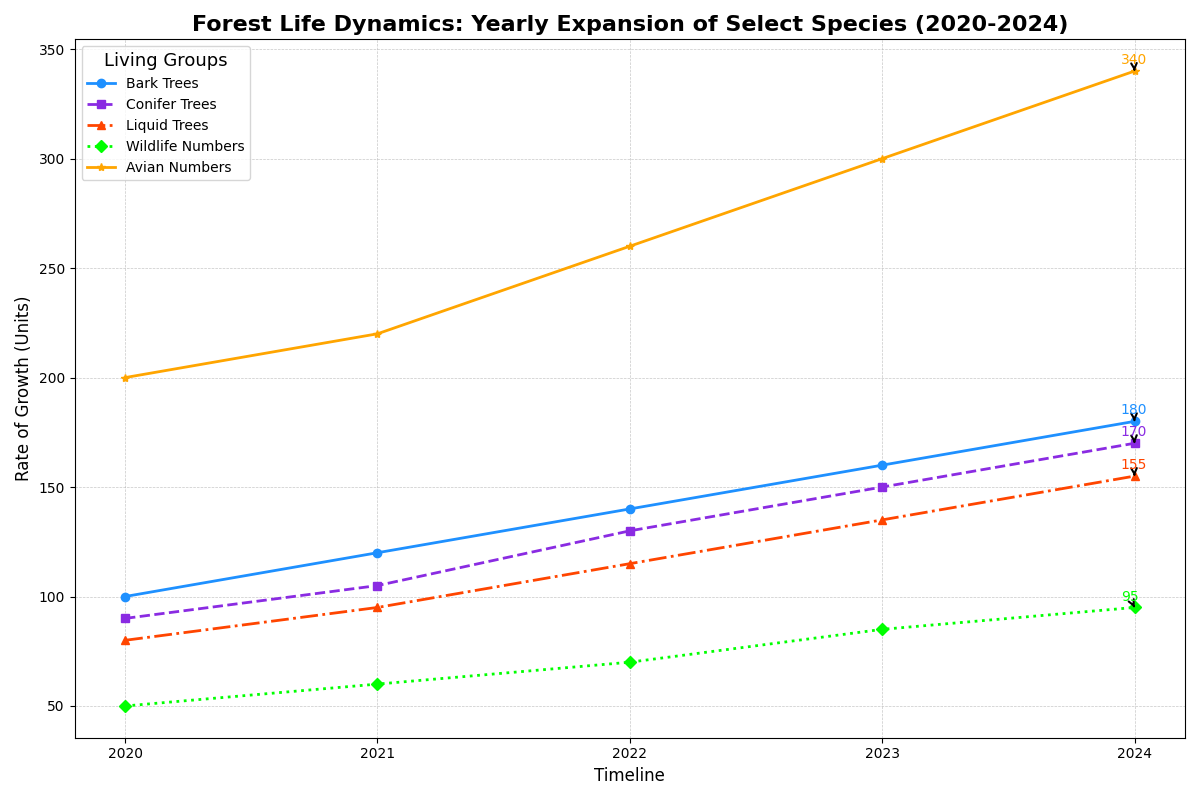

This chart was generated by the following Python code:
import matplotlib.pyplot as plt
import numpy as np

species = ['Oak Trees', 'Pine Trees', 'Maple Trees', 'Deer Population', 'Bird Population']
years = np.array([2020, 2021, 2022, 2023, 2024])
oak_growth = np.array([100, 120, 140, 160, 180])
pine_growth = np.array([90, 105, 130, 150, 170])
maple_growth = np.array([80, 95, 115, 135, 155])
deer_growth = np.array([50, 60, 70, 85, 95])
bird_growth = np.array([200, 220, 260, 300, 340])

fig, ax = plt.subplots(figsize=(12, 8))

# Colors shuffled manually
ax.plot(years, oak_growth, marker='o', linestyle='-', color='#1E90FF', linewidth=2, label='Bark Trees')
ax.plot(years, pine_growth, marker='s', linestyle='--', color='#8A2BE2', linewidth=2, label='Conifer Trees')
ax.plot(years, maple_growth, marker='^', linestyle='-.', color='#FF4500', linewidth=2, label='Liquid Trees')
ax.plot(years, deer_growth, marker='D', linestyle=':', color='#00FF00', linewidth=2, label='Wildlife Numbers')
ax.plot(years, bird_growth, marker='*', linestyle='-', color='#FFA500', linewidth=2, label='Avian Numbers')

ax.set_title('Forest Life Dynamics: Yearly Expansion of Select Species (2020-2024)', fontsize=16, fontweight='bold')
ax.set_xlabel('Timeline', fontsize=12)
ax.set_ylabel('Rate of Growth (Units)', fontsize=12)

ax.grid(True, linestyle='--', linewidth=0.5, alpha=0.7)
ax.set_xticks(years)
ax.tick_params(axis='both', which='major', labelsize=10)

ax.legend(title='Living Groups', fontsize=10, title_fontsize='13', loc='upper left')

# Annotating with shuffled colors
for growth, label, color in zip(
        [oak_growth, pine_growth, maple_growth, deer_growth, bird_growth],
        ['Bark Trees', 'Conifer Trees', 'Liquid Trees', 'Wildlife Numbers', 'Avian Numbers'],
        ['#1E90FF', '#8A2BE2', '#FF4500', '#00FF00', '#FFA500']):
    ax.annotate(f'{growth[-1]}',
                xy=(years[-1], growth[-1]),
                xytext=(-10, 5),
                textcoords='offset points',
                fontsize=10,
                color=color,
                arrowprops=dict(arrowstyle='->', lw=1.5))

plt.tight_layout()
plt.show()
